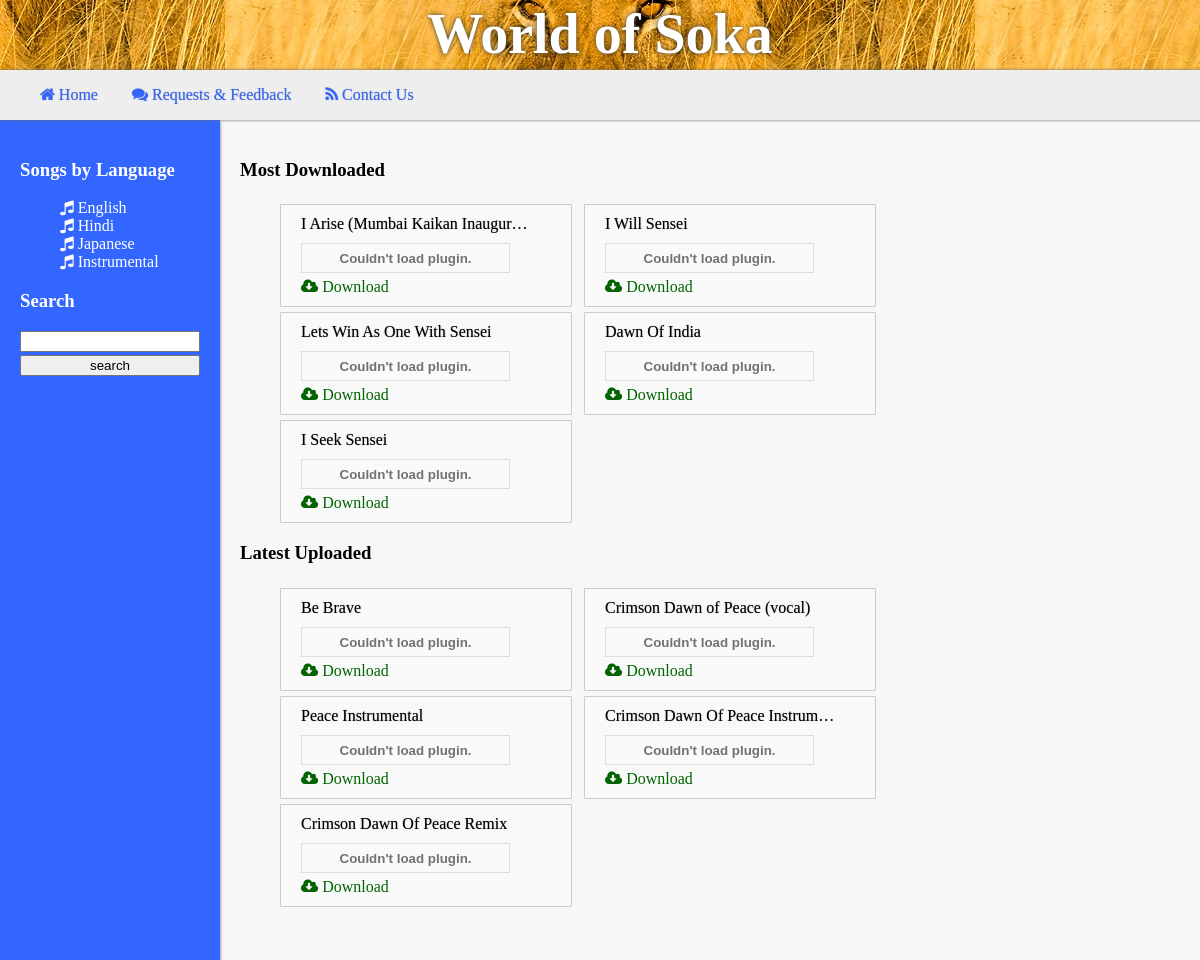
The page / on the database its author committed.
### songs/models.py (models this page shows, shortened)
class Language(models.Model):
	lang_name = models.CharField(max_length=30)

class Song(models.Model):
	title = models.CharField(max_length=50)
	lang = models.ForeignKey(Language)
	upload_date = models.DateTimeField('date uploaded')
	keywords = models.TextField(blank=True)
	song_path = models.CharField(max_length=70)
	lyrics_path = models.CharField(max_length=70)
	num_downloads = models.IntegerField(default=0)

### songs/views.py (the view)
# urls.py: url(r'^$', views.index, name='index'),
def index(request):
	context = get_sidebar_context()
	latest_songs_list = get_latest_5_songs_list()
	context['latest_songs'] = latest_songs_list
	most_dwld_songs_list = get_most_downloaded_5_songs_list()
	context['most_dwld_songs'] =  most_dwld_songs_list
	return render(request, 'songs/index.html', context)

### songs/models.py (called while the page is built)
def get_latest_5_songs_list():
	return Song.objects.order_by('-upload_date')[:5]

def get_most_downloaded_5_songs_list():
	return Song.objects.order_by('-num_downloads')[:5]

### songs/views.py (called while the page is built)
def get_sidebar_context():
	lang_dict = {}
	lang_list = Language.objects.all()
	lang_dict['lang_list'] = lang_list
	return lang_dict

### templates/songs/index.html (shortened to what this page needs)
{% extends "songs/base.html" %}
{% load staticfiles %}
{% block content %}
<h3> Most Downloaded </h3>
{% include "songs/song_player_list.html" with songs=most_dwld_songs %}
<h3> Latest Uploaded </h3>
{% include "songs/song_player_list.html" with songs=latest_songs %}
{% endblock %}

### templates/songs/base.html (shortened to what this page needs)
{% load staticfiles %}
<html>
<head>
	<link rel="stylesheet" type="text/css" href="/static/style.css" />
	<link href="//maxcdn.bootstrapcdn.com/font-awesome/4.2.0/css/font-awesome.min.css" rel="stylesheet">
</head>
<body>
	<div id="topbar">
		<div id="topbarphoto"></div>
		<h1>World of Soka</h1>
		</div>
	<div id='topmenu'>
		<ul>
			<li> <a href='{{ URL }}/ '><i class='fa fa-home'></i> Home</a> </li>
			<li> <a href='{{ URL }}/feedback '><i class='fa fa-comments'></i> Requests & Feedback</a> </li>
			<li> <a href='{{ URL }}/contact '><i class='fa fa-rss'></i> Contact Us</a> </li>
		</ul>
	</div>
	<div id="maincontentwrapper">
	<div id="maincontent">
			<div id="sidebar">
				{% block sidebar %}
				<h3> Songs by Language </h3>
				<ul>
					{% for lang in lang_list %}
						<li>
						<i class="fa fa-music"> </i>
						<a href="{% url 'songs:lang' lang.lang_name %}"> {{lang.lang_name}} </a>
						</li>
					{% endfor %}
				</ul>
				<h3> Search </h3>
					<form id="search_form" action='/songs/search/' method="POST">
					<input type="text" name="search_string">
					<input type="submit" name="search" value="search">
					</form>
				{% endblock %}
			</div>
			<div id="content" style="">
				{% block content %}
				{% endblock %}
			</div>
	</div>
	</div>
</body>
</html>

### templates/songs/song_player_list.html
<ul>
{%  for song in songs %}
<li>
<div id='songtile'>
<div class='songname' title='{{song.title}}' style='width:230px;overflow:hidden;white-space:nowrap;text-overflow:ellipsis;'>{{song.title}}</div>
<object width=205 height=25 data='/static/dewplayer.swf?son=/static/{{song.song_path}}&amp;autoplay=0&amp;autoreplay=0' type='application/x-shockwave-flash'>
</object>
<br/>
<a href='/songs/download/{{song.id}}/'><i class='fa fa-cloud-download'></i>&nbsp;Download</a>
</div>
</li>
{% endfor %}
</ul>

### static/style.css (style rules this page uses)
body { font-family:calibri; min-width:1024px; color:black; overflow-y:hidden; }
#topbar { position:absolute; top:0px; left:0px; width:100%; height:70px; color:black; text-align:center; vertical-align:center; font: arial bold; font-size:350%; }
#topbarphoto { position:absolute; background:white url('/static/images/lion.jpg') center; top:0px;left:0px; width:100%;height:100px; }
#topbar h1 { position:absolute; background-color:transparent; width:100%; text-align:center; margin:2px 0px; padding:0px; font-size:56px; color:white; text-shadow:0px 0px 5px #333; }
#topmenu { position:absolute; left:0px; width:100%; top:70px; height:50px; background-color:#EEE; box-shadow:1px 0px 3px #666; z-index:3; }
#topmenu a { color:#3366FF; text-decoration:none; font-family:calibri; text-shadow:0px 0px 1px #999; transition:all 0.2s ease-out; }
#topmenu li { color:black; display:inline; list-style-type:none; padding-right:30px; }
#maincontentwrapper { position:absolute; left:0px; width:100%; top:120px; height:calc(100% - 120px); }
#maincontent { min-width:1024px; margin:0px auto; height:100%; }
#sidebar { width:180px; height:100%; float:left; background-color:#3366FF; color:white; padding:20px; box-shadow:0px 2px 3px #666; position:relative; z-index:2; }
#sidebar ul { list-style-type:none; }
#sidebar li a { color: white; border: 2px; text-transform:capitalize; }
#content { padding:20px; width:calc(100% - 260px); float:left; background: #f7f7f7; height:calc(100% - 40px); overflow-y:auto; position:relative; z-index:1; }
#songtile { padding:10px 20px 10px 20px; color:black; width:250; border:thin #CCC solid; background-color:#F9F9F9; border-radius:1px; margin-top:5px; transition:all 0.2s ease-out; }
.songname { color:black; text-transform:bold; text-shadow:0px 0px 1px #888; }
#content ul { list-style-type:none; }
#content ul li { width:300px; display:inline-block; }
#content ul li object { margin:10px 0px 5px 0px; border:thin #DDD solid; padding:2px 1px 1px 1px; }
a { color:darkgreen; text-decoration:none; font-family:calibri; transition:all 0.2s ease-out; }
#search_form input { width:100%; margin-bottom:3px; }

### rows shown on the page
Language: lang_name "English"
Language: lang_name "Hindi"
Language: lang_name "Japanese"
Language: lang_name "Instrumental"
Song: title "I Arise (Mumbai Kaikan Inaugur…"
Song: title "I Will Sensei"
Song: title "Lets Win As One With Sensei"
Song: title "Dawn Of India"
Song: title "I Seek Sensei"
Song: title "Be Brave"
Song: title "Crimson Dawn of Peace (vocal)"
Song: title "Peace Instrumental"
Song: title "Crimson Dawn Of Peace Instrum…"
Song: title "Crimson Dawn Of Peace Remix"
